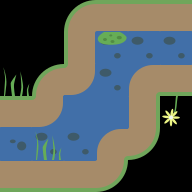

A 2D game scene composited from a Tiled map and its tileset images. What follows is a short description and the map's XML, with each tile layer's data collapsed to a summary:
An orthogonal 6x6 tile map with 32x32 px tiles, 2 tile layers (ground, deco).

<map version="1.0" orientation="orthogonal" renderorder="left-down" width="6" height="6" tilewidth="32" tileheight="32" nextobjectid="12">
 <tileset firstgid="1" source="tileset.tsx" />
 <layer name="ground" width="6" height="6">
  <data>[36 cells, 27 non-empty, 11 distinct tile ids]</data>
 </layer>
 <layer name="deco" width="6" height="6">
  <data>[36 cells, 4 non-empty, 3 distinct tile ids]</data>
 </layer>
</map>
